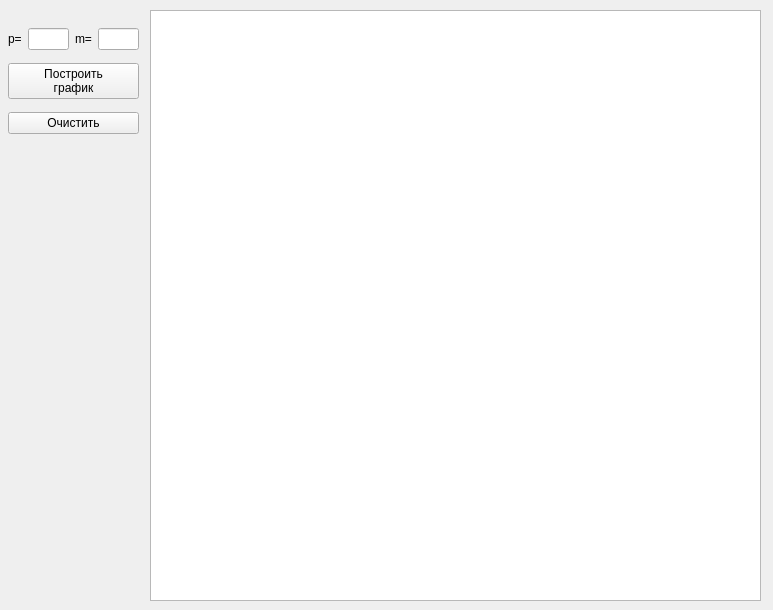
<?xml version="1.0" encoding="UTF-8"?>
<ui version="4.0">
 <class>Form</class>
 <widget class="QWidget" name="Form">
  <property name="geometry">
   <rect>
    <x>0</x>
    <y>0</y>
    <width>773</width>
    <height>610</height>
   </rect>
  </property>
  <property name="sizePolicy">
   <sizepolicy hsizetype="Maximum" vsizetype="Maximum">
    <horstretch>0</horstretch>
    <verstretch>0</verstretch>
   </sizepolicy>
  </property>
  <property name="maximumSize">
   <size>
    <width>846</width>
    <height>678</height>
   </size>
  </property>
  <property name="windowTitle">
   <string>Журавлев</string>
  </property>
  <widget class="PlotWidget" name="graphicsView">
   <property name="geometry">
    <rect>
     <x>150</x>
     <y>10</y>
     <width>611</width>
     <height>591</height>
    </rect>
   </property>
  </widget>
  <widget class="QWidget" name="layoutWidget">
   <property name="geometry">
    <rect>
     <x>8</x>
     <y>21</y>
     <width>131</width>
     <height>121</height>
    </rect>
   </property>
   <layout class="QVBoxLayout" name="verticalLayout">
    <item>
     <layout class="QHBoxLayout" name="horizontalLayout_2">
      <item>
       <widget class="QLabel" name="label_2">
        <property name="text">
         <string>p=</string>
        </property>
       </widget>
      </item>
      <item>
       <widget class="QLineEdit" name="p_Edit"/>
      </item>
      <item>
       <widget class="QLabel" name="label">
        <property name="text">
         <string>m=</string>
        </property>
       </widget>
      </item>
      <item>
       <widget class="QLineEdit" name="m_Edit"/>
      </item>
     </layout>
    </item>
    <item>
     <widget class="QPushButton" name="createButt">
      <property name="text">
       <string>Построить 
график</string>
      </property>
     </widget>
    </item>
    <item>
     <widget class="QPushButton" name="clearButt">
      <property name="text">
       <string>Очистить</string>
      </property>
      <property name="autoDefault">
       <bool>false</bool>
      </property>
      <property name="default">
       <bool>false</bool>
      </property>
     </widget>
    </item>
   </layout>
  </widget>
 </widget>
 <customwidgets>
  <customwidget>
   <class>PlotWidget</class>
   <extends>QGraphicsView</extends>
   <header>pyqtgraph</header>
  </customwidget>
 </customwidgets>
 <resources/>
 <connections/>
</ui>
